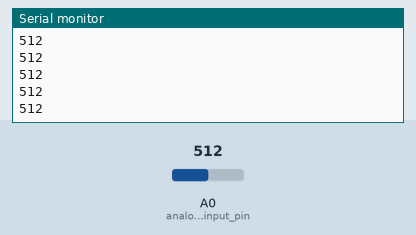
A sketch run on a simulated Arduino Uno, built with avr-gcc and run on an emulated ATmega328P. On the bench: the last lines printed to the serial monitor. Inputs (shaded band) come from the test bench; at power-on: A0 (analog_input_pin) = 512.

Above: at 1.2 s.
1.3 s: A0 (analog_input_pin) set to 716
At 1.31 s:
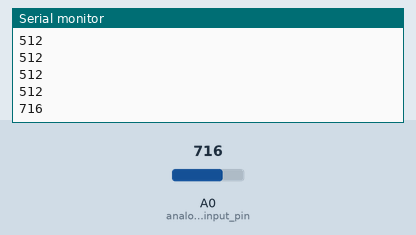
2.8 s: A0 (analog_input_pin) set to 900
At 2.81 s:
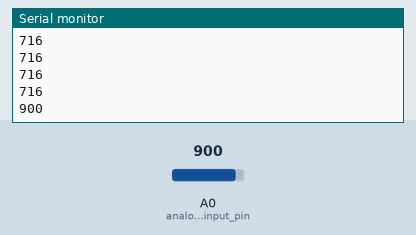
Timing chart, 0 to 5.8 s (numbered marks = the images above; inputs shaded):
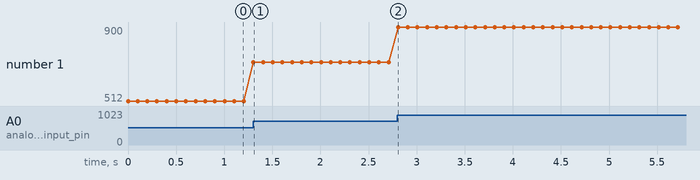

The sketch:

emg_testing.ino
```cpp
const int analog_input_pin = A0;
int emg_value = 0;


void setup() {
  // put your setup code here, to run once:
  Serial.begin(9600);
}

void loop() {
  // put your main code here, to run repeatedly:
  emg_value = analogRead(analog_input_pin);
  Serial.println(emg_value);
  delay(100);
}
```

Measured:
- after the input at 1.3 s, the serial monitor: prints a new line at once (image 1)
- after the input at 2.8 s, the serial monitor: prints a new line at once (image 2)
- plotted number 1: 512 → 716 after the input at 1.3 s, 716 → 900 after the input at 2.8 s
